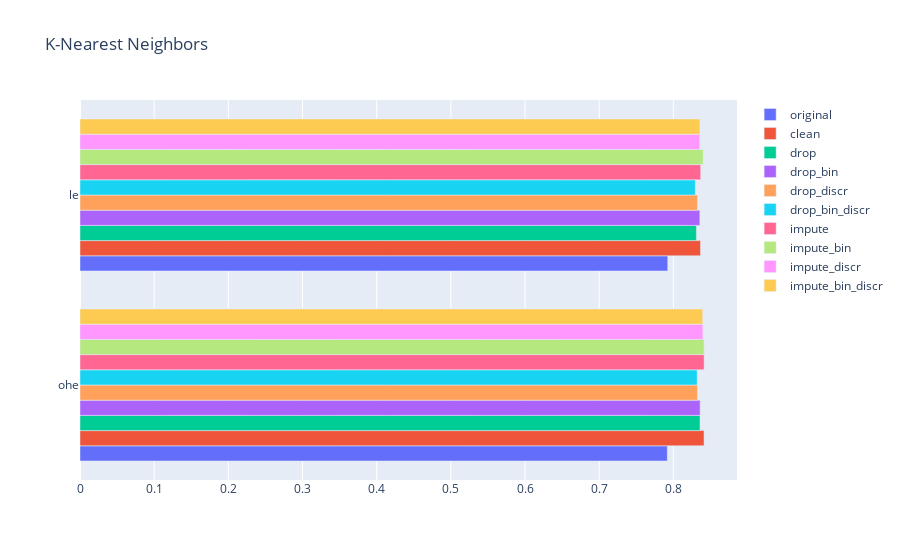

The cell this chart's notebook holds for it:
### Markdown cell above
## K-Nearest Neighbors

KNN is a non-parametric model that exploits the available data to make predictions; specifically, after having defined a proper distance measure, the model looks at the $K$ *nearest* points and then assigns the class by majority voting. The main drawback of this model, apart from the infering slowness, is that highdimensional space is empty, therefore, with a lot of variables like in our case, we cannot expect the model to perform very well. The main advantage is that the model is the training data.

### Code cell
# KNN
knn, knn_results = train_and_test(
    datasets,
    KNeighborsClassifier(),
    [{'n_neighbors': [3, 5, 8, 12]}]
)

# Plot
plot_results(knn_results, "K-Nearest Neighbors")

### Figure 1 — Plotly figure (JSON) as saved in the notebook; plotly's stock layout.template omitted (floating-point values rounded to 4 significant figures)
{"data": [{"name": "original", "orientation": "h", "type": "bar", "x": [0.7918, 0.7924], "y": ["ohe", "le"]}, {"name": "clean", "orientation": "h", "type": "bar", "x": [0.8413, 0.8366], "y": ["ohe", "le"]}, {"name": "drop", "orientation": "h", "type": "bar", "x": [0.8359, 0.831], "y": ["ohe", "le"]}, {"name": "drop_bin", "orientation": "h", "type": "bar", "x": [0.8361, 0.8357], "y": ["ohe", "le"]}, {"name": "drop_discr", "orientation": "h", "type": "bar", "x": [0.8325, 0.8325], "y": ["ohe", "le"]}, {"name": "drop_bin_discr", "orientation": "h", "type": "bar", "x": [0.8321, 0.8296], "y": ["ohe", "le"]}, {"name": "impute", "orientation": "h", "type": "bar", "x": [0.8415, 0.8368], "y": ["ohe", "le"]}, {"name": "impute_bin", "orientation": "h", "type": "bar", "x": [0.8415, 0.8401], "y": ["ohe", "le"]}, {"name": "impute_discr", "orientation": "h", "type": "bar", "x": [0.8397, 0.8356], "y": ["ohe", "le"]}, {"name": "impute_bin_discr", "orientation": "h", "type": "bar", "x": [0.8395, 0.8358], "y": ["ohe", "le"]}], "layout": {"autosize": true, "title": {"text": "K-Nearest Neighbors"}, "xaxis": {"autorange": true, "range": [0, 0.8858], "type": "linear"}, "yaxis": {"autorange": true, "range": [-0.5, 1.5], "type": "category"}}}
